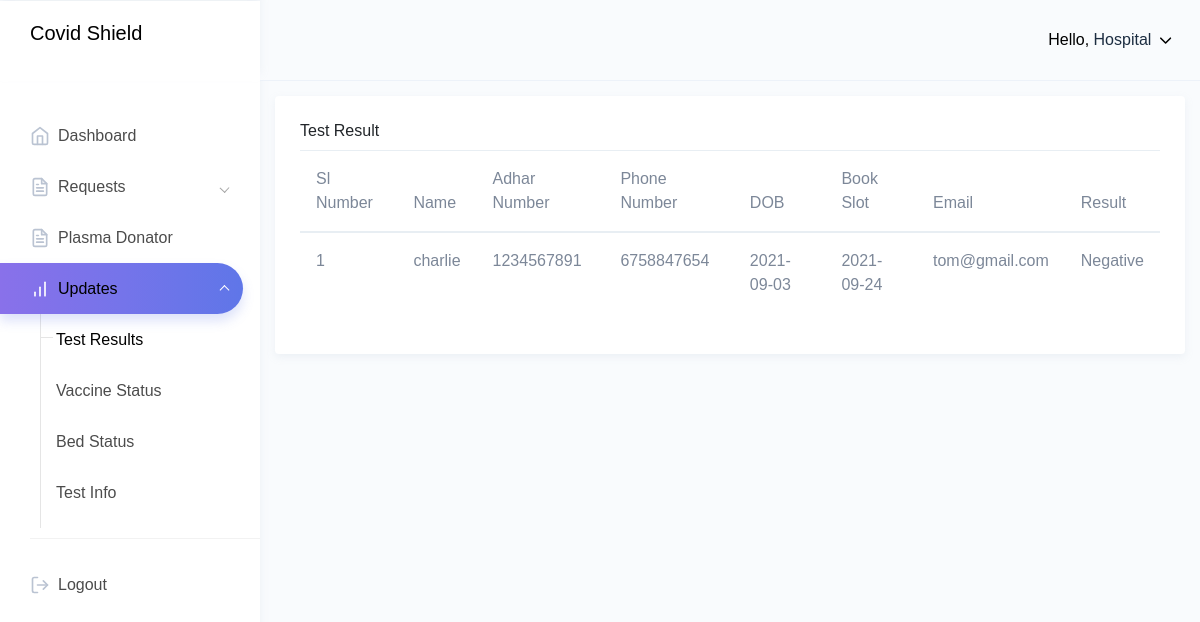
The page /Hospital/testupdate.php (signed in) on the database its author committed.
### tables this page shows
CREATE TABLE `booktest` (
  `id` int(11) NOT NULL,
  `name` varchar(50) NOT NULL,
  `aadhar` varchar(50) NOT NULL,
  `phone` varchar(50) NOT NULL,
  `dob` date NOT NULL,
  `slot` date NOT NULL,
  `uemail` varchar(50) NOT NULL,
  `hemail` varchar(50) NOT NULL,
  `payment` varchar(50) NOT NULL DEFAULT 'pending',
  `hstatus` varchar(50) NOT NULL DEFAULT 'pending',
  `result` varchar(50) NOT NULL DEFAULT 'No Result'
);

### Hospital/testupdate.php (the view, shortened to what this page needs)
<!DOCTYPE html>
<html dir="ltr" lang="en">
<head>
    <link href="dist/css/style.min.css" rel="stylesheet">
</head>
<body>
    <div id="main-wrapper" data-theme="light" data-layout="vertical" data-navbarbg="skin6" data-sidebartype="full" data-sidebar-position="fixed" data-header-position="fixed" data-boxed-layout="full">
        <header class="topbar" data-navbarbg="skin6">
            <nav class="navbar top-navbar navbar-expand-md">
                <div class="navbar-header" data-logobg="skin6">
                    <div class="navbar-brand">
                            <span class="logo-text">
                               <p><b>Covid Shield</b></p>
                            </span>
                    </div>
                </div>
                <div class="navbar-collapse collapse" id="navbarSupportedContent">
                    <ul class="navbar-nav float-right">
                        <li class="nav-item dropdown" style="align:center">
                            <a class="nav-link dropdown-toggle" href="javascript:void(0)" data-toggle="dropdown"
                                aria-haspopup="true" aria-expanded="false">
                                <span class="ml-2 d-none d-lg-inline-block"><span>Hello,</span> <span
                                        class="text-dark">Hospital</span> <i data-feather="chevron-down"
                                        class="svg-icon"></i></span>
                            </a>
                    </ul>
                </div>
            </nav>
        </header>
        <?php include('nav.php'); ?>
        <div class="page-wrapper">
            <div class="content-wrapper">
    <div class="container-fluid">
      <div class="row mt-3">
      <div class="col-lg-12">
          <div class="card">
            <div class="card-body">
              <h5 class="card-title">Test Result</h5>
              <div class="table-responsive">
                <table class="table">
                  <thead>
                    <tr>
                         <th scope="col"> Sl Number</th>
                      <th scope="col"> Name</th>
                      <th scope="col"> Adhar Number</th>
                      <th scope="col"> Phone Number</th>
                      <th scope="col"> DOB</th>
                      <th scope="col"> Book Slot</th>
                      <th scope="col"> Email</th>
                      <th scope="col"> Result</th>
                    </tr>
                  </thead>
				  <?php
				include("config.php");
	$sql = "select booktest.*, hospital.hname from booktest inner join hospital on hospital.email=booktest.hemail where booktest.hemail='".$_SESSION['huser']."' and booktest.hstatus='Completed'";
	$result = mysqli_query($con,$sql);
	$count =mysqlI_num_rows($result);
	if($count>0)
	{
		$sl=0;
		while($row = mysqli_fetch_array($result))
		{
			$id=$row[0];
			$name=$row[1];
			$aadhar=$row[2];
			$phone=$row[3];
			$dob=$row[4];
			$slot=$row[5];
			$email=$row[6];
			$results=$row[10];
			$sl+=1;
			?>
                   <tr>
   <td><?php echo $sl; ?></td>
    <td><?php echo $name; ?></td>
    <td><?php echo $aadhar; ?></td>
    <td><?php echo $phone; ?></td>
    <td><?php echo $dob; ?></td>
    <td><?php echo $slot; ?></td>
    <td><?php echo $email; ?></td>
	<?php if($results=='No Result')
	{
		?>
		<form method="post" action="testupdate.php?uid=<?php echo $id; ?>">
     <td><select name="report" id="report">
        <option value="">--Select--</option>
        <option>Negative</option>
        <option>Positive</option></select></td>
        <td><input type="submit" name="save" style="background-color: blue;color: white;border-color: white"></td>
    </form>
		<?php
	}
	else
	{
	?>
	 <td><?php echo $results; ?></td>
	<?php }?>
   </tr>
	<?php }}?>
 </table>
 </div>
            </div>
          </div>
        </div>
      </div>
    </div>
    </div>
        </div>
    </div>
</body>
</html>

### Hospital/nav.php (style rules this page uses)
span { color:black; }

### rows shown on the page
booktest: name "charlie", aadhar "1234567891", phone "6758847654", dob "2021-09-03", slot "2021-09-24", uemail "tom@gmail.com", result "Negative"
